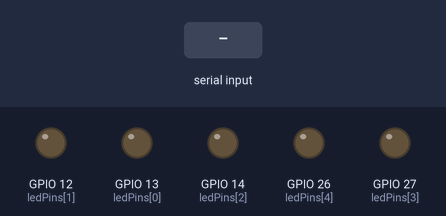
Recording of a sketch running on a simulated ESP32. Shown: output pins drawn as LEDs (lit = HIGH). The inputs (shaded band) are chosen by the test bench. What the sketch prints to the serial monitor is not drawn.

Above: at 1.2 s.
1.3 s: "5\n" received over Serial
At 3.1 s:
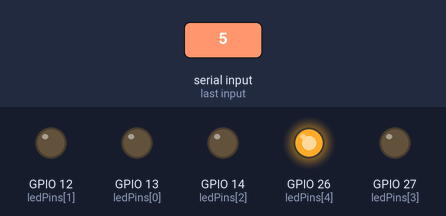
Timing chart, 0 to 4.8 s (numbered marks = the images above; inputs shaded):
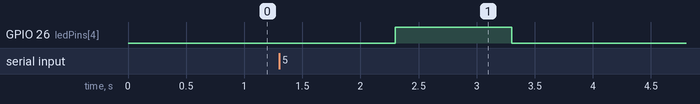

Measured:
- after the input at 1.3 s, GPIO 26 (ledPins[4]): LOW → HIGH after 1.0 s, → LOW 1.0 s later

The sketch:

blink-led-multiple-input.ino
```cpp
const int numLeds = 5; // maximum number of LEDs
int ledPins[numLeds] = {13, 12, 14, 27, 26}; // LED pins

void setup() {
  Serial.begin(9600);

  //setup for PinMode
  for (int i = 0; i < numLeds; i++) {
    pinMode(ledPins[i], OUTPUT);
  }

  Serial.println("Enter the values (comma or space separated): ");
}

void loop() {
  // Serial.println("Enter the values (comma or space separated): ");
  String inputString = Serial.readString();  //take input
  int ledNumbers[numLeds];    // declare the inputs storing array
  int numLedsToGlow = 0;      //

  // parse the input string into an array of LED numbers
  int start = 0;
  for (int i = 0; i < inputString.length(); i++) {

    if (inputString[i] == ',' || i == inputString.length() - 1 || inputString[i] == ' ') {
      String ledNumberStr = inputString.substring(start, i);
      ledNumbers[numLedsToGlow++] = ledNumberStr.toInt();
      start = i + 1;
    }

  }

  // glow the LEDs for 1 second
  for (int i = 0; i < numLedsToGlow; i++) {
    digitalWrite(ledPins[ledNumbers[i] - 1], HIGH);
    delay(1000);
    digitalWrite(ledPins[ledNumbers[i] - 1], LOW);
  }

}
```
